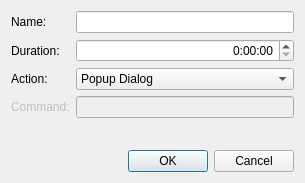
<?xml version="1.0" encoding="UTF-8"?>
<ui version="4.0">
 <class>Dialog</class>
 <widget class="QDialog" name="Dialog">
  <property name="geometry">
   <rect>
    <x>0</x>
    <y>0</y>
    <width>305</width>
    <height>183</height>
   </rect>
  </property>
  <property name="windowTitle">
   <string>Dialog</string>
  </property>
  <layout class="QVBoxLayout" name="verticalLayout">
   <item>
    <layout class="QFormLayout" name="formLayout">
     <property name="fieldGrowthPolicy">
      <enum>QFormLayout::AllNonFixedFieldsGrow</enum>
     </property>
     <item row="0" column="0">
      <widget class="QLabel" name="label">
       <property name="text">
        <string>Name:</string>
       </property>
      </widget>
     </item>
     <item row="0" column="1">
      <widget class="QLineEdit" name="lineEdit"/>
     </item>
     <item row="1" column="0">
      <widget class="QLabel" name="label_2">
       <property name="text">
        <string>Duration:</string>
       </property>
      </widget>
     </item>
     <item row="1" column="1">
      <widget class="QTimeEdit" name="timeEdit">
       <property name="alignment">
        <set>Qt::AlignRight|Qt::AlignTrailing|Qt::AlignVCenter</set>
       </property>
       <property name="displayFormat">
        <string>h:mm:ss</string>
       </property>
      </widget>
     </item>
     <item row="2" column="0">
      <widget class="QLabel" name="label_3">
       <property name="text">
        <string>Action:</string>
       </property>
      </widget>
     </item>
     <item row="2" column="1">
      <widget class="QComboBox" name="comboBox">
       <item>
        <property name="text">
         <string>Popup Dialog</string>
        </property>
       </item>
       <item>
        <property name="text">
         <string>System Notification</string>
        </property>
       </item>
       <item>
        <property name="text">
         <string>Sound</string>
        </property>
       </item>
       <item>
        <property name="text">
         <string>Execute Command</string>
        </property>
       </item>
      </widget>
     </item>
     <item row="3" column="0">
      <widget class="QLabel" name="label_4">
       <property name="enabled">
        <bool>false</bool>
       </property>
       <property name="text">
        <string>Command:</string>
       </property>
      </widget>
     </item>
     <item row="3" column="1">
      <widget class="QLineEdit" name="lineEdit_2">
       <property name="enabled">
        <bool>false</bool>
       </property>
      </widget>
     </item>
    </layout>
   </item>
   <item>
    <widget class="QDialogButtonBox" name="buttonBox">
     <property name="orientation">
      <enum>Qt::Horizontal</enum>
     </property>
     <property name="standardButtons">
      <set>QDialogButtonBox::Cancel|QDialogButtonBox::Ok</set>
     </property>
    </widget>
   </item>
  </layout>
 </widget>
 <resources/>
 <connections>
  <connection>
   <sender>buttonBox</sender>
   <signal>accepted()</signal>
   <receiver>Dialog</receiver>
   <slot>accept()</slot>
   <hints>
    <hint type="sourcelabel">
     <x>248</x>
     <y>254</y>
    </hint>
    <hint type="destinationlabel">
     <x>157</x>
     <y>274</y>
    </hint>
   </hints>
  </connection>
  <connection>
   <sender>buttonBox</sender>
   <signal>rejected()</signal>
   <receiver>Dialog</receiver>
   <slot>reject()</slot>
   <hints>
    <hint type="sourcelabel">
     <x>316</x>
     <y>260</y>
    </hint>
    <hint type="destinationlabel">
     <x>286</x>
     <y>274</y>
    </hint>
   </hints>
  </connection>
 </connections>
</ui>
